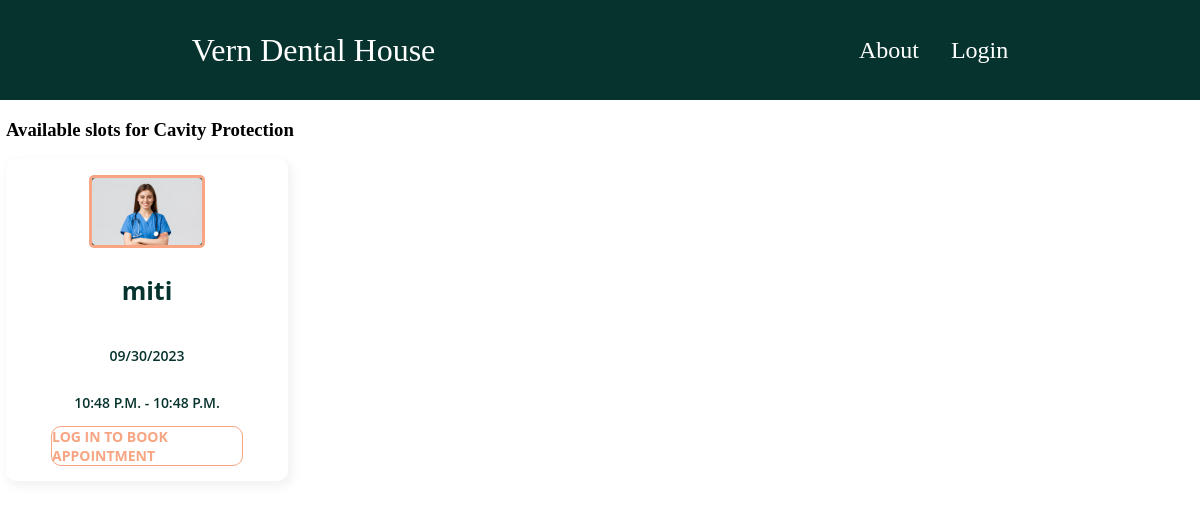
The page /slots/1/ on the database its author committed.
### base/models.py (models this page shows, shortened)
class DentalService(models.Model):
    name = models.CharField(max_length=100)
    image=models.ImageField(upload_to='services/images')

### userDoctorOperation/models.py (models this page shows, shortened)
class Slot(models.Model):
    doctor = models.ForeignKey(Doctor, on_delete=models.CASCADE)
    date = models.DateField()
    startTime = models.TimeField()
    endTime = models.TimeField()
    isBooked = models.BooleanField(default=False)
    patient = models.ForeignKey(get_user_model(), on_delete=models.SET_NULL, null=True, blank=True)

### userDoctorOperation/views.py (the view)
# urls.py: path('slots/<str:serviceId>/', slots, name='slots'),
def slots(request, serviceId):
    dentalService = get_object_or_404(DentalService, id=serviceId)
    doctors = Doctor.objects.all()
    slotsInfo = []
    for doctor in doctors:
        if dentalService in doctor.specialties.all():
            slots = Slot.objects.filter(doctor=doctor)
            for slot in slots:
                if slot.isBooked is False:
                     userProfile = doctor.user.userprofile
                     doctorPhoto = userProfile.userImage if userProfile else None
                     slotsInfo.append({
                    'id':slot.id,
                    'doctorName': doctor.user.username,
                    'doctorPhoto': doctorPhoto,
                    'slotDate': slot.date,
                    'slotStartTime': slot.startTime,
                    'slotEndTime': slot.endTime,
                })
    context = {
        'dentalService': dentalService,
        'slotsInfo': slotsInfo,
    }
    return render(request, 'userDoctorOperation/slots.html', context)

### userDoctorOperation/templates/userDoctorOperation/slots.html (shortened to what this page needs)
{% extends "index.html" %}
{% block content %}
<div class="slot-section">
  <h3 class="section-title">Available slots for {{ dentalService.name }}</h3>
  <div class="slots">
      {% for slot in slotsInfo %}
      <div class="slot">
        {% if slot.doctorPhoto %}
        <img src="{{ slot.doctorPhoto.url }}" alt="{{ slot.doctorName }}">
      {% else %}
        <p>No photo available</p>
      {% endif %}
          <h3>{{ slot.doctorName }}</h3>
<p>{{ slot.slotDate|date:"m/d/Y" }}</p>
          <p>{{ slot.slotStartTime }} - {{ slot.slotEndTime }}</p>
          {% if user.is_authenticated %}
          <button class="openModalButton"
          data-doctor-name="{{ slot.doctorName }}"
          data-dental-service="{{ dentalService.name }}"
          data-slot-date="{{ slot.slotDate }}"
          data-slot-start-time="{{ slot.slotStartTime }}"
          data-slot-end-time="{{ slot.slotEndTime }}"
          data-slot-id ="{{ slot.id }}"
          data-slot-email="{{ request.user.email }}">Book appointment</button>
          {% else %}
          <a href="{% url 'login' %}"  class="openLoginModalButton">Log in to book appointment</a>
          {% endif %}
      </div>
      {% endfor %}
  </div>
</div>
{% endblock content %}

### static/css/main.css (style rules this page uses)
body { margin: 0; padding: 0; }
a { color: white; text-decoration: none; text-decoration-color: white; }
.slots { display: grid; grid-template-columns: repeat(4,1fr); grid-gap: 20px; margin-bottom: 30px; }
.slot { width: 160px; height: 200px; border-radius: 10px; background: #FFF; box-shadow: 3px 4px 10px 2px rgba(0, 0, 0, 0.05); display: flex; flex-direction: column; align-items: center; justify-content: center; padding: 61px; }
.slot img { width: 110px; height: 138px; border-radius: 5px; border: 3px solid #F7A582; background-color: #07332F; }
.slot h3 { color: #07332F; text-align: center; font-family: Open Sans; font-size: 25px; font-style: normal; font-weight: 700; line-height: normal; }
.slot p { color: #07332F; font-family: Open Sans; font-size: 14px; font-style: normal; font-weight: 600; line-height: normal; text-transform: uppercase; }
.slot button, .slot a { width: 190px; height: 48px; color: #f7a582; font-family: Open Sans; font-size: 14px; font-style: normal; font-weight: 700; line-height: normal; text-transform: uppercase; border-radius: 10px; border: 1px solid #f7a582; background-color: white; }

### rows shown on the page
DentalService: name "Cavity Protection"
Slot: slotDate "09/30/2023", slotStartTime "10:48 P.M.", slotEndTime "10:48 P.M."

### other values the page prints
{{ slot.doctorName }} "miti"
